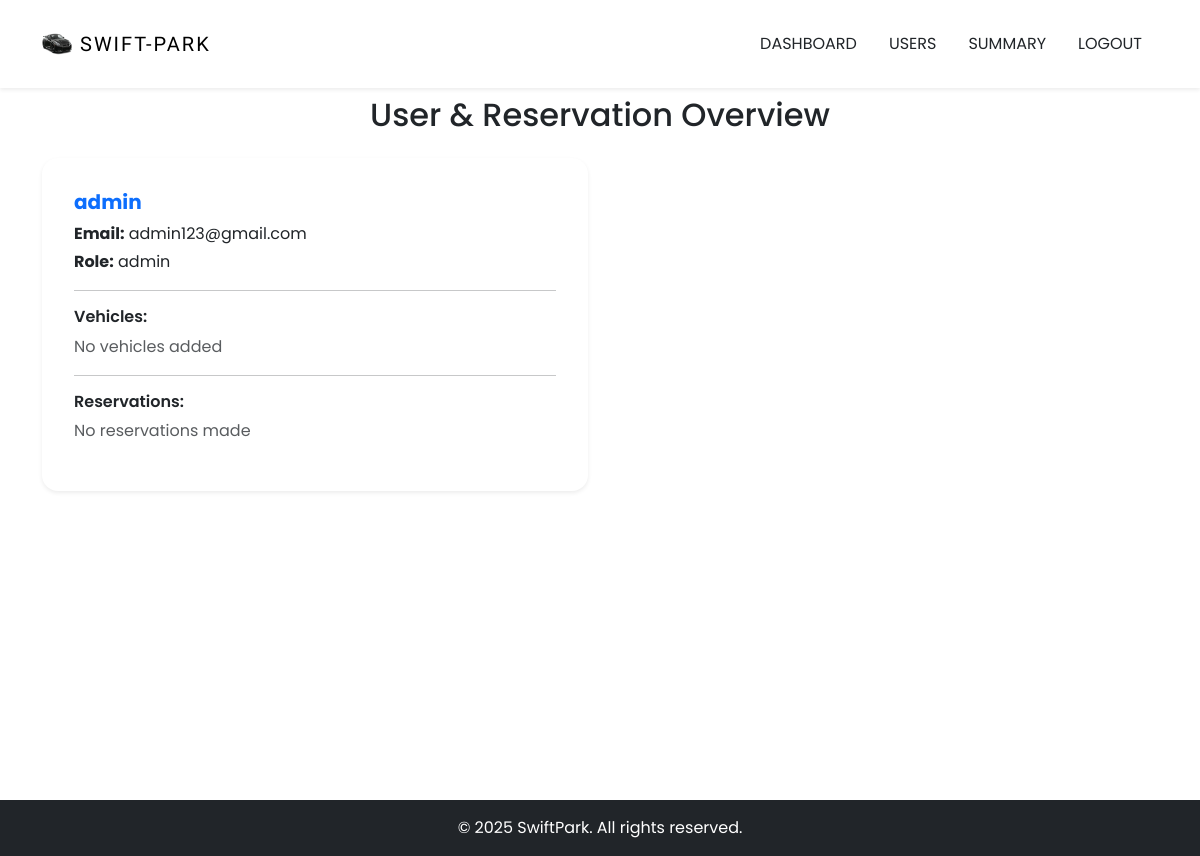
The page /admin/show_users (signed in) on the database as committed earlier.
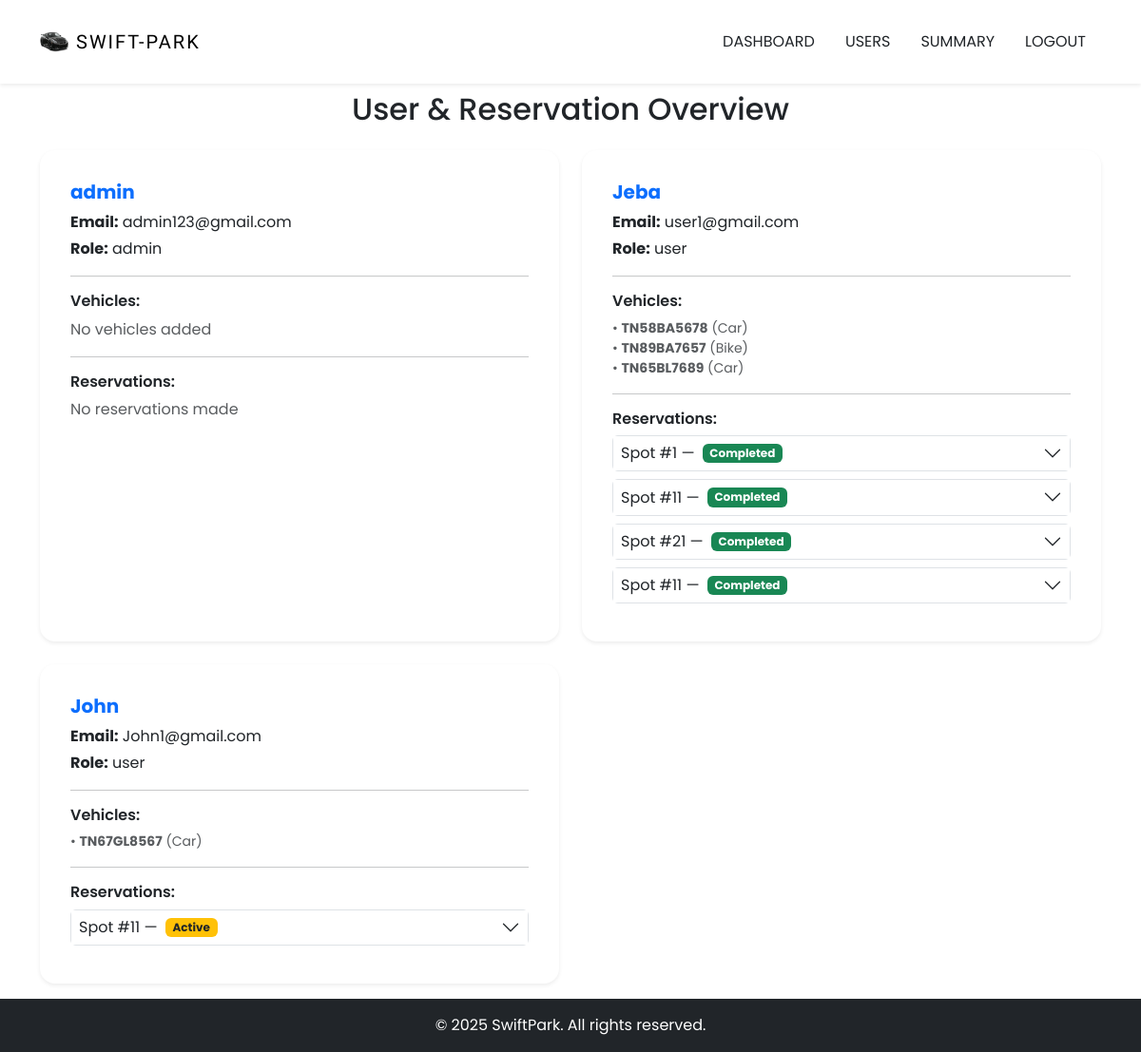
The same page on the database as committed later.
### WorkSpace/models.py (models this page shows, shortened)
class User(db.Model, UserMixin):
    id = db.Column(db.Integer, primary_key=True)
    username = db.Column(db.String(150), unique=True, nullable=False)
    fullname = db.Column(db.String(50), nullable=False)
    email = db.Column(db.String(150), unique=True, nullable=False)
    password = db.Column(db.String(150), nullable=False)
    role = db.Column(db.String(120), nullable=False, default='user')
    vehicles = db.relationship('Vehicle', backref='user', lazy=True)
    reservations = db.relationship('Reservation', backref='user', lazy=True)

class Vehicle(db.Model):
    id = db.Column(db.Integer, primary_key=True)
    registration_number = db.Column(db.String(20), unique=True, nullable=False)
    vehicle_type = db.Column(db.String(50))  # car, bus, lorry
    user_id = db.Column(db.Integer, db.ForeignKey('user.id'), nullable=False)
    reservations = db.relationship('Reservation', backref='vehicle', lazy=True)

class Reservation(db.Model):
    id = db.Column(db.Integer, primary_key=True)
    lot_id = db.Column(db.Integer, db.ForeignKey('parking_lot.id'), nullable=False)
    spot_id = db.Column(db.Integer, db.ForeignKey('parking_spot.id'), nullable=False)
    user_id = db.Column(db.Integer, db.ForeignKey('user.id'), nullable=False)
    vehicle_id = db.Column(db.Integer, db.ForeignKey('vehicle.id'), nullable=False)
    parking_timestamp = db.Column(db.DateTime, nullable=False)
    leaving_timestamp = db.Column(db.DateTime, nullable=True)  # Now nullable
    parking_cost = db.Column(db.Float, nullable=True)          # Now nullable

### WorkSpace/routes.py (the view)
@routes.route('/admin/show_users')
@login_required
def show_users() :
    users = User.query.all()
    now = datetime.now()
    return render_template('users_info.html' , users = users , now = now)

### WorkSpace/templates/users_info.html (shortened to what this page needs)
{% extends "base.html" %}
{% block content %}
<div class="d-flex flex-column min-vh-100">
    <div class="container mt-5 pt-5 flex-grow-1 mb-3">
        <h2 class="mb-4 text-center">User & Reservation Overview</h2>
        <div class="row row-cols-1 row-cols-md-2 g-4">
            {% for user in users %}
            <div class="col">
                <div class="card shadow-sm h-100 border-0 rounded-4 p-3">
                    <div class="card-body">
                        <h5 class="fw-bold text-primary">{{ user.fullname }}</h5>
                        <p class="mb-1"><strong>Email:</strong> {{ user.email }}</p>
                        <p class="mb-2"><strong>Role:</strong> {{ user.role }}</p>
                        <hr class="my-3">
                        <h6 class="fw-semibold">Vehicles:</h6>
                        {% if user.vehicles %}
                            <ul class="list-unstyled small">
                                {% for v in user.vehicles %}
                                <li class="text-muted">• <strong>{{ v.registration_number }}</strong> ({{ v.vehicle_type }})</li>
                                {% endfor %}
                            </ul>
                        {% else %}
                            <p class="text-muted">No vehicles added</p>
                        {% endif %}
                        <hr class="my-3">
                        <h6 class="fw-semibold">Reservations:</h6>
                        {% if user.reservations %}
                            <div class="accordion accordion-flush" id="accordion{{ user.id }}">
                                {% for r in user.reservations %}
                                <div class="accordion-item border rounded mb-2">
                                    <h2 class="accordion-header">
                                        <button class="accordion-button collapsed p-2" type="button" data-bs-toggle="collapse" data-bs-target="#collapse{{ r.id }}">
                                            Spot #{{ r.spot_id }} —
                                            {% if r.leaving_timestamp and r.leaving_timestamp <= now %}
                                                <span class="badge bg-success ms-2">Completed</span>
                                            {% else %}
                                                <span class="badge bg-warning text-dark ms-2">Active</span>
                                            {% endif %}
                                        </button>
                                    </h2>
                                </div>
                                {% endfor %}
                            </div>
                        {% else %}
                            <p class="text-muted">No reservations made</p>
                        {% endif %}
                    </div>
                </div>
            </div>
            {% endfor %}
        </div>
    </div>
</div>
{% endblock %}

Rows that differ between the two databases and show on the page:
added User: fullname "Jeba", email "user1@gmail.com", role "user"
added Vehicle: registration_number "TN58BA5678", vehicle_type "Car", shown under "Jeba"
added Vehicle: registration_number "TN89BA7657", vehicle_type "Bike", shown under "Jeba"
added Vehicle: registration_number "TN65BL7689", vehicle_type "Car", shown under "Jeba"
added Reservation: spot_id "1", shows "Completed", shown under "Jeba"
added Reservation: spot_id "11", shows "Completed", shown under "Jeba"
added Reservation: spot_id "21", shows "Completed", shown under "Jeba"
added Reservation: spot_id "11", shows "Completed", shown under "Jeba"
added User: fullname "John", email "John1@gmail.com", role "user"
added Vehicle: registration_number "TN67GL8567", vehicle_type "Car", shown under "John"
added Reservation: spot_id "11", shows "Active", shown under "John"
